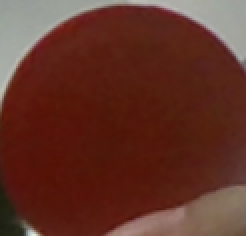
#> input picture in/r.png, 123 x 118 px (shown 2 times larger)
$ python object_tracking.py
#> lines starting #> are read from the running program, lines starting #| are printed output that depends on the picture; after the words box and inside, x2 and y2 are one past the last pixel; in counts of white or black regions, pixels touching at a corner belong together
import cv2
import numpy as np

cap = cv2.VideoCapture(0)

lower_img = cv2.imread('in/r.png')
#> lower_img is the input picture: shape (118, 123, 3); mean B, G, R 40, 51.3, 98.2
upper_img = cv2.imread('in/upper_red.png')
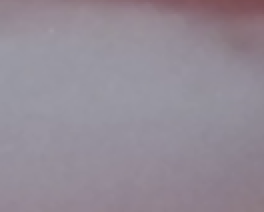
#> input picture in/upper_red.png, 132 x 106 px (shown 2 times larger)
#> upper_img is the input picture: shape (106, 132, 3); mean B, G, R 150.2, 139.3, 147.8

lower_img = cv2.cvtColor(lower_img, cv2.COLOR_BGR2HSV)
#> lower_img: shape (118, 123, 3); mean H, S, V 12.8, 170.4, 98.6
upper_img = cv2.cvtColor(upper_img, cv2.COLOR_BGR2HSV)
#> upper_img: shape (106, 132, 3); mean H, S, V 140.9, 21.9, 152.1

print([int(lower_img.shape[0]/2), int(lower_img.shape[1]/2)])
#| [59, 61]

lower_hsv = np.array(lower_img[int(lower_img.shape[0]/2), int(lower_img.shape[1]/2)])
#> lower_hsv = [6, 218, 83]
upper_hsv = np.array(upper_img[int(upper_img.shape[0]/2), int(upper_img.shape[1]/2)])
#> upper_hsv = [125, 17, 162]

print(lower_hsv, upper_hsv)
#| [  6 218  83] [125  17 162]

while(1):

    _, frame = cap.read()
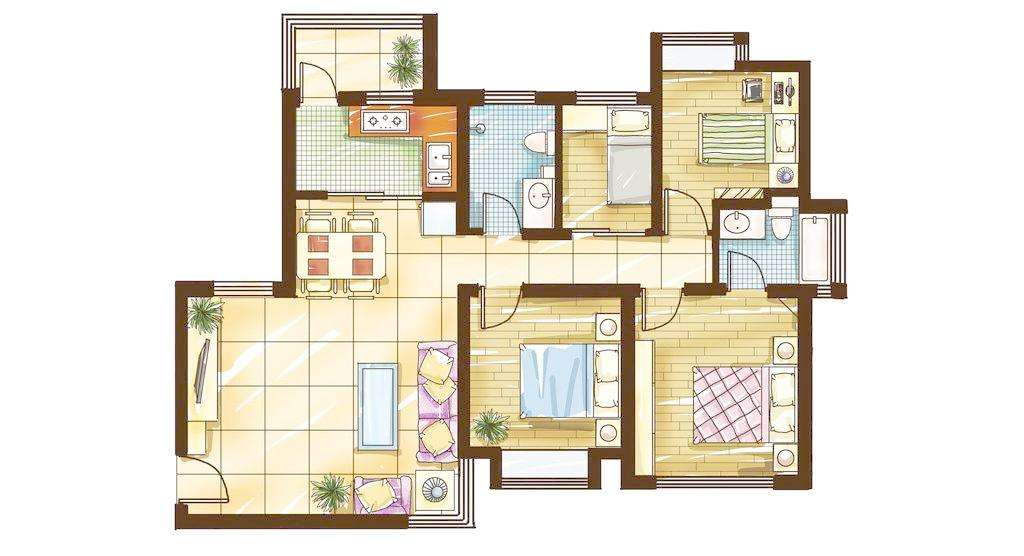
#> input picture in/test.jpg, 1024 x 556 px, given in place of the camera
#> frame is the input picture: shape (556, 1024, 3); mean B, G, R 213.1, 225.7, 231.6
    hsv = cv2.cvtColor(frame, cv2.COLOR_BGR2HSV)
#> hsv: shape (556, 1024, 3); mean H, S, V 18.4, 30.1, 232.5

    # lower_red = np.array(lower_hsv-[5, 60, 30])
    # upper_red = np.array(lower_hsv+[5, 60, 30])
    lower_red = np.array([0, 0, 0])
    upper_red = np.array([10, 255, 130])

    mask = cv2.inRange(hsv, lower_red, upper_red) # generate the mask
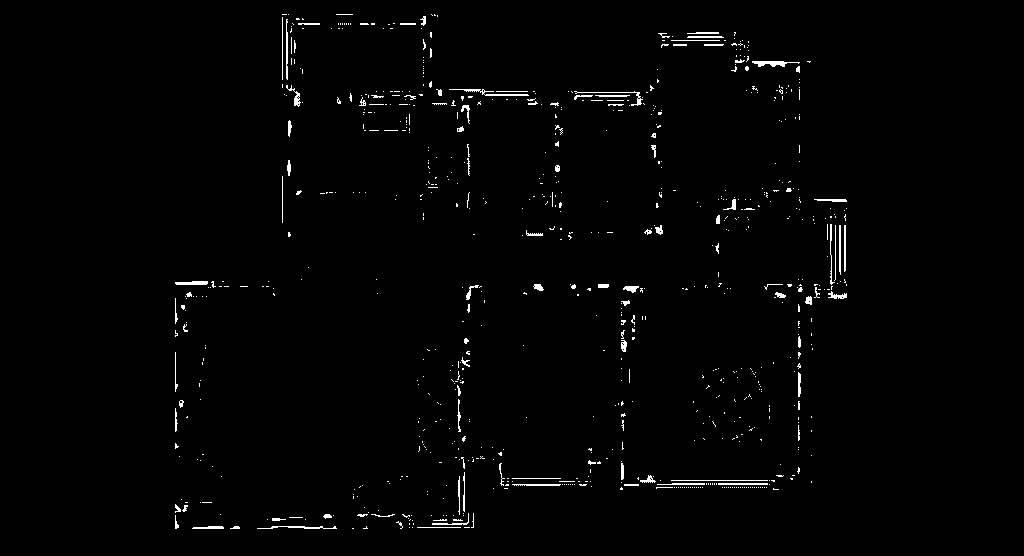
#> mask: shape (556, 1024); 1.3% white in thin lines or dots, all inside (x1, y1, x2, y2) = (175, 14, 847, 529)

    res = cv2.bitwise_and(frame, frame, mask = mask) # bitwise frame and mask
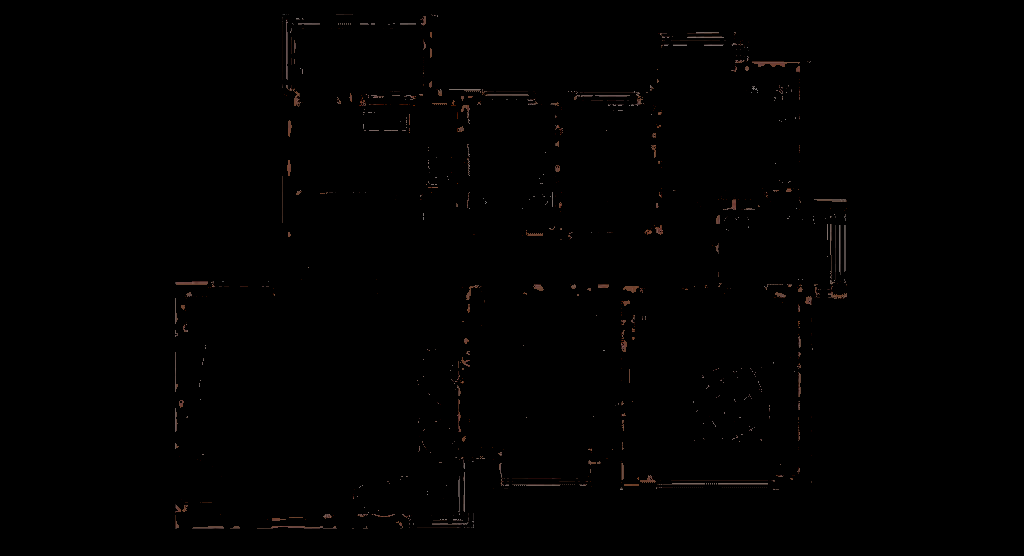
#> res: shape (556, 1024, 3); mean B, G, R 0.6, 0.8, 1.1

    cv2.imshow('frame', frame)
    cv2.imshow('mask', mask)
    cv2.imshow('res', res)
    k = cv2.waitKey(5)
#> (key Esc is pressed here)
    if k == 27:
        break

cv2.destroyAllWindows()
